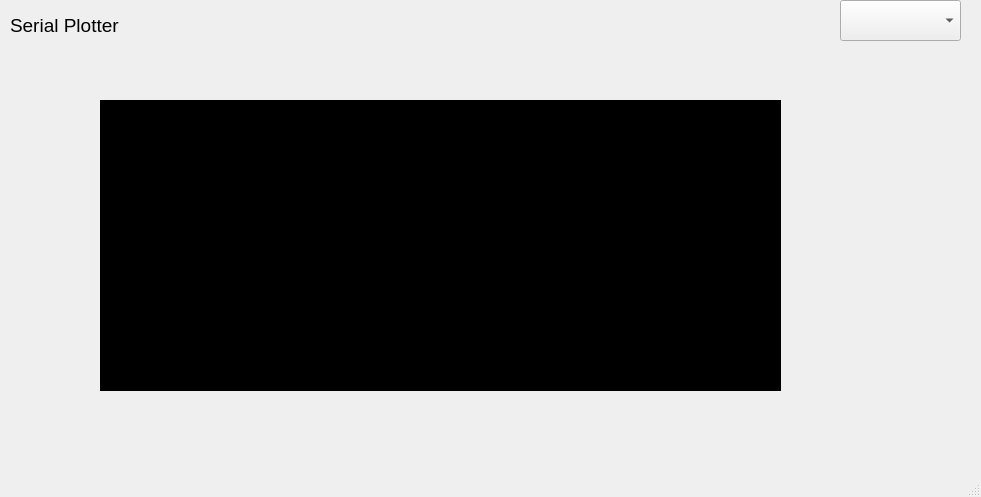
<?xml version="1.0" encoding="UTF-8"?>
<ui version="4.0">
 <class>serialPlotter</class>
 <widget class="QMainWindow" name="serialPlotter">
  <property name="geometry">
   <rect>
    <x>0</x>
    <y>0</y>
    <width>981</width>
    <height>497</height>
   </rect>
  </property>
  <property name="windowTitle">
   <string>Serial Plotter </string>
  </property>
  <widget class="QWidget" name="centralwidget">
   <widget class="QComboBox" name="cmbSerialPorts">
    <property name="geometry">
     <rect>
      <x>840</x>
      <y>0</y>
      <width>121</width>
      <height>41</height>
     </rect>
    </property>
    <property name="currentText">
     <string extracomment="Please Select"/>
    </property>
   </widget>
   <widget class="QLabel" name="labSerialPortStatusDisconnected">
    <property name="geometry">
     <rect>
      <x>798</x>
      <y>4</y>
      <width>32</width>
      <height>32</height>
     </rect>
    </property>
    <property name="text">
     <string/>
    </property>
    <property name="pixmap">
     <pixmap>power_off.svg</pixmap>
    </property>
    <property name="scaledContents">
     <bool>true</bool>
    </property>
   </widget>
   <widget class="QLabel" name="label_2">
    <property name="geometry">
     <rect>
      <x>10</x>
      <y>10</y>
      <width>171</width>
      <height>31</height>
     </rect>
    </property>
    <property name="font">
     <font>
      <family>Arial</family>
      <pointsize>14</pointsize>
      <weight>10</weight>
      <italic>false</italic>
      <bold>false</bold>
     </font>
    </property>
    <property name="styleSheet">
     <string notr="true">font: 87 14pt &quot;Arial&quot;;</string>
    </property>
    <property name="text">
     <string>Serial Plotter</string>
    </property>
   </widget>
   <widget class="QLabel" name="labSerialPortStatusConected">
    <property name="geometry">
     <rect>
      <x>798</x>
      <y>4</y>
      <width>32</width>
      <height>32</height>
     </rect>
    </property>
    <property name="text">
     <string/>
    </property>
    <property name="pixmap">
     <pixmap>electrical_services.svg</pixmap>
    </property>
    <property name="scaledContents">
     <bool>true</bool>
    </property>
   </widget>
   <widget class="QWidget" name="widget" native="true">
    <property name="geometry">
     <rect>
      <x>100</x>
      <y>100</y>
      <width>681</width>
      <height>291</height>
     </rect>
    </property>
    <property name="styleSheet">
     <string notr="true">background-color:black;</string>
    </property>
   </widget>
  </widget>
  <widget class="QMenuBar" name="menubar">
   <property name="geometry">
    <rect>
     <x>0</x>
     <y>0</y>
     <width>981</width>
     <height>26</height>
    </rect>
   </property>
  </widget>
  <widget class="QStatusBar" name="statusbar"/>
 </widget>
 <resources/>
 <connections/>
</ui>
